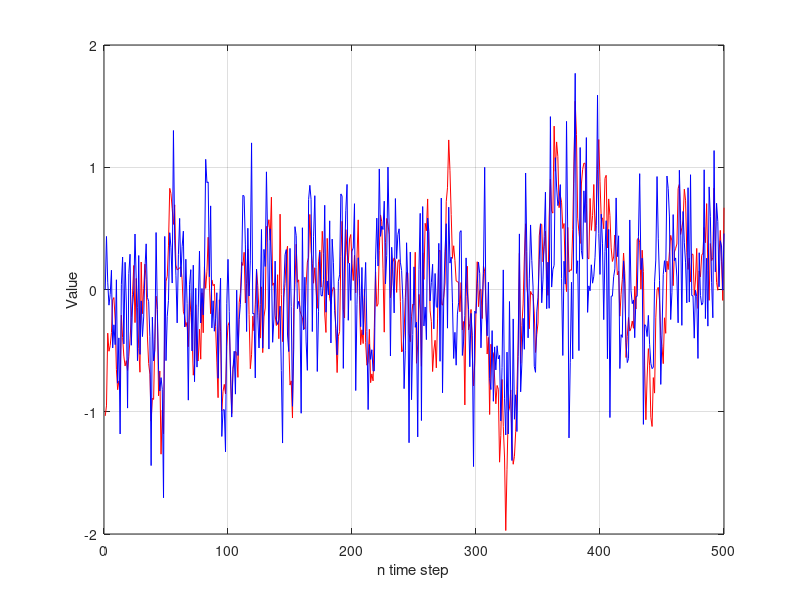

This chart was generated by the following MATLAB code:
%kalman filter

%given values:
n=500;
a=0.8;
c=0.6;
w_variance=0.1;
v_variance=0.2;

%create arrays of all 0s to store x and y values over time
x = zeros(1, n);
y = zeros(1, n);

%need to randomly create x(1) as the initial value
%randn generates a random number with a mean of 0 and variance of 1
x(1) = randn;

%simulation loop
for n = 2:n

    % Step 1 Prediction time update
    %x(n) = ax(n-1) + wn
    
    xnoise = sqrt(w_variance) * randn;
    x(n) = a * x(n-1) + xnoise;

    % Step 2 Measurement update
    % y(n) = cx(n) + vn

    ynoise = sqrt(v_variance) * randn;
    y(n) = c * x(n) + ynoise;

end


figure;
plot(1:n, x, 'r');
hold on;
plot(1:n, y, 'b');
grid on;
xlabel('n time step');
ylabel('Value')'
